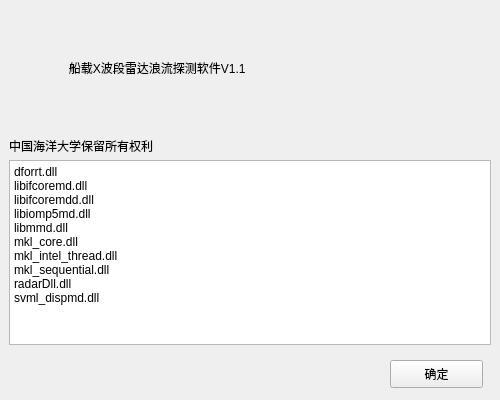
<?xml version="1.0" encoding="UTF-8"?>
<ui version="4.0">
 <class>related</class>
 <widget class="QWidget" name="related">
  <property name="geometry">
   <rect>
    <x>0</x>
    <y>0</y>
    <width>500</width>
    <height>400</height>
   </rect>
  </property>
  <property name="maximumSize">
   <size>
    <width>500</width>
    <height>400</height>
   </size>
  </property>
  <property name="windowTitle">
   <string>关于</string>
  </property>
  <widget class="QLabel" name="label">
   <property name="geometry">
    <rect>
     <x>9</x>
     <y>60</y>
     <width>421</width>
     <height>16</height>
    </rect>
   </property>
   <property name="text">
    <string>                  船载X波段雷达浪流探测软件V1.1</string>
   </property>
  </widget>
  <widget class="QLabel" name="label_2">
   <property name="geometry">
    <rect>
     <x>9</x>
     <y>138</y>
     <width>180</width>
     <height>16</height>
    </rect>
   </property>
   <property name="text">
    <string>中国海洋大学保留所有权利</string>
   </property>
  </widget>
  <widget class="QTextBrowser" name="textBrowser">
   <property name="geometry">
    <rect>
     <x>9</x>
     <y>160</y>
     <width>482</width>
     <height>185</height>
    </rect>
   </property>
   <property name="html">
    <string>&lt;!DOCTYPE HTML PUBLIC &quot;-//W3C//DTD HTML 4.0//EN&quot; &quot;http://www.w3.org/TR/REC-html40/strict.dtd&quot;&gt;
&lt;html&gt;&lt;head&gt;&lt;meta name=&quot;qrichtext&quot; content=&quot;1&quot; /&gt;&lt;style type=&quot;text/css&quot;&gt;
p, li { white-space: pre-wrap; }
&lt;/style&gt;&lt;/head&gt;&lt;body style=&quot; font-family:'SimSun'; font-size:9pt; font-weight:400; font-style:normal;&quot;&gt;
&lt;p style=&quot; margin-top:0px; margin-bottom:0px; margin-left:0px; margin-right:0px; -qt-block-indent:0; text-indent:0px;&quot;&gt;&lt;span style=&quot; font-family:'SimSun';&quot;&gt;dforrt.dll&lt;/span&gt;&lt;/p&gt;
&lt;p style=&quot; margin-top:0px; margin-bottom:0px; margin-left:0px; margin-right:0px; -qt-block-indent:0; text-indent:0px;&quot;&gt;&lt;span style=&quot; font-family:'SimSun';&quot;&gt;libifcoremd.dll&lt;/span&gt;&lt;/p&gt;
&lt;p style=&quot; margin-top:0px; margin-bottom:0px; margin-left:0px; margin-right:0px; -qt-block-indent:0; text-indent:0px;&quot;&gt;&lt;span style=&quot; font-family:'SimSun';&quot;&gt;libifcoremdd.dll&lt;/span&gt;&lt;/p&gt;
&lt;p style=&quot; margin-top:0px; margin-bottom:0px; margin-left:0px; margin-right:0px; -qt-block-indent:0; text-indent:0px;&quot;&gt;&lt;span style=&quot; font-family:'SimSun';&quot;&gt;libiomp5md.dll&lt;/span&gt;&lt;/p&gt;
&lt;p style=&quot; margin-top:0px; margin-bottom:0px; margin-left:0px; margin-right:0px; -qt-block-indent:0; text-indent:0px;&quot;&gt;&lt;span style=&quot; font-family:'SimSun';&quot;&gt;libmmd.dll&lt;/span&gt;&lt;/p&gt;
&lt;p style=&quot; margin-top:0px; margin-bottom:0px; margin-left:0px; margin-right:0px; -qt-block-indent:0; text-indent:0px;&quot;&gt;&lt;span style=&quot; font-family:'SimSun';&quot;&gt;mkl_core.dll&lt;/span&gt;&lt;/p&gt;
&lt;p style=&quot; margin-top:0px; margin-bottom:0px; margin-left:0px; margin-right:0px; -qt-block-indent:0; text-indent:0px;&quot;&gt;&lt;span style=&quot; font-family:'SimSun';&quot;&gt;mkl_intel_thread.dll&lt;/span&gt;&lt;/p&gt;
&lt;p style=&quot; margin-top:0px; margin-bottom:0px; margin-left:0px; margin-right:0px; -qt-block-indent:0; text-indent:0px;&quot;&gt;&lt;span style=&quot; font-family:'SimSun';&quot;&gt;mkl_sequential.dll&lt;/span&gt;&lt;/p&gt;
&lt;p style=&quot; margin-top:0px; margin-bottom:0px; margin-left:0px; margin-right:0px; -qt-block-indent:0; text-indent:0px;&quot;&gt;&lt;span style=&quot; font-family:'SimSun';&quot;&gt;radarDll.dll&lt;/span&gt;&lt;/p&gt;
&lt;p style=&quot; margin-top:0px; margin-bottom:0px; margin-left:0px; margin-right:0px; -qt-block-indent:0; text-indent:0px;&quot;&gt;&lt;span style=&quot; font-family:'SimSun';&quot;&gt;svml_dispmd.dll&lt;/span&gt;&lt;/p&gt;&lt;/body&gt;&lt;/html&gt;</string>
   </property>
  </widget>
  <widget class="QPushButton" name="pushButton">
   <property name="geometry">
    <rect>
     <x>390</x>
     <y>360</y>
     <width>93</width>
     <height>28</height>
    </rect>
   </property>
   <property name="text">
    <string>确定</string>
   </property>
  </widget>
 </widget>
 <resources/>
 <connections/>
</ui>
